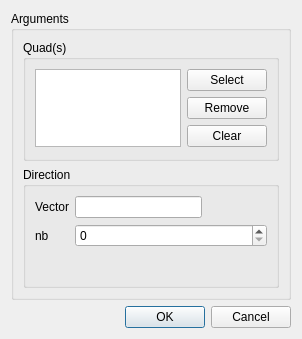
<?xml version="1.0" encoding="UTF-8"?>
<ui version="4.0">
 <class>PrismQuadDialog</class>
 <widget class="QDialog" name="PrismQuadDialog">
  <property name="geometry">
   <rect>
    <x>0</x>
    <y>0</y>
    <width>302</width>
    <height>339</height>
   </rect>
  </property>
  <property name="windowTitle">
   <string>Prism quad(s)</string>
  </property>
  <layout class="QVBoxLayout" name="verticalLayout_4">
   <item>
    <widget class="QGroupBox" name="groupBox_2">
     <property name="title">
      <string>Arguments</string>
     </property>
     <layout class="QVBoxLayout" name="verticalLayout">
      <item>
       <widget class="QGroupBox" name="groupBox">
        <property name="title">
         <string>Quad(s)</string>
        </property>
        <layout class="QGridLayout" name="gridLayout">
         <item row="0" column="0" rowspan="3">
          <widget class="QListWidget" name="quads_list"/>
         </item>
         <item row="0" column="1">
          <widget class="QPushButton" name="select_pb">
           <property name="text">
            <string>Select</string>
           </property>
          </widget>
         </item>
         <item row="1" column="1">
          <widget class="QPushButton" name="remove_pb">
           <property name="text">
            <string>Remove</string>
           </property>
          </widget>
         </item>
         <item row="2" column="1">
          <widget class="QPushButton" name="clear_pb">
           <property name="text">
            <string>Clear</string>
           </property>
          </widget>
         </item>
        </layout>
       </widget>
      </item>
      <item>
       <widget class="QGroupBox" name="groupBox_3">
        <property name="title">
         <string>Direction</string>
        </property>
        <layout class="QFormLayout" name="formLayout">
         <item row="0" column="0">
          <widget class="QLabel" name="label_4">
           <property name="text">
            <string>Vector</string>
           </property>
          </widget>
         </item>
         <item row="0" column="1">
          <widget class="QLineEdit" name="vect_le">
           <property name="maximumSize">
            <size>
             <width>127</width>
             <height>16777215</height>
            </size>
           </property>
          </widget>
         </item>
         <item row="1" column="0">
          <widget class="QLabel" name="label">
           <property name="text">
            <string>nb</string>
           </property>
          </widget>
         </item>
         <item row="1" column="1">
          <widget class="QSpinBox" name="nb_spb"/>
         </item>
        </layout>
       </widget>
      </item>
     </layout>
    </widget>
   </item>
   <item>
    <widget class="QDialogButtonBox" name="buttonBox">
     <property name="orientation">
      <enum>Qt::Horizontal</enum>
     </property>
     <property name="standardButtons">
      <set>QDialogButtonBox::Cancel|QDialogButtonBox::Ok</set>
     </property>
    </widget>
   </item>
  </layout>
 </widget>
 <resources/>
 <connections>
  <connection>
   <sender>buttonBox</sender>
   <signal>accepted()</signal>
   <receiver>PrismQuadDialog</receiver>
   <slot>accept()</slot>
   <hints>
    <hint type="sourcelabel">
     <x>278</x>
     <y>644</y>
    </hint>
    <hint type="destinationlabel">
     <x>157</x>
     <y>274</y>
    </hint>
   </hints>
  </connection>
  <connection>
   <sender>buttonBox</sender>
   <signal>rejected()</signal>
   <receiver>PrismQuadDialog</receiver>
   <slot>reject()</slot>
   <hints>
    <hint type="sourcelabel">
     <x>346</x>
     <y>650</y>
    </hint>
    <hint type="destinationlabel">
     <x>286</x>
     <y>274</y>
    </hint>
   </hints>
  </connection>
 </connections>
</ui>
